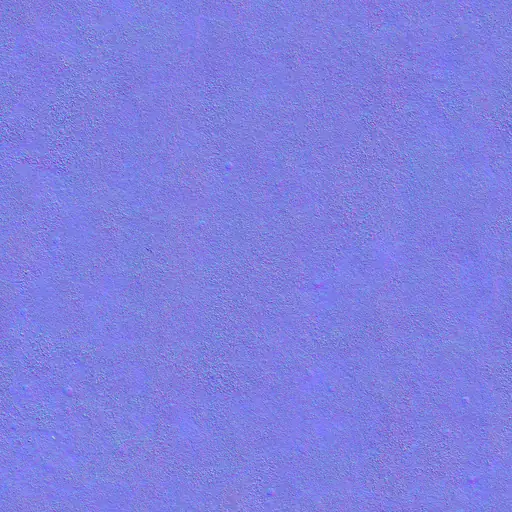
#> input picture .tmp-phase05d/nor_512_q70.webp, 512 x 512 px, given in place of grass_ground_nor_gl_2k.png, which was not available; the run also reads 2 pictures not shown here
$ python metrics.py
#> lines starting #> are read from the running program, lines starting #| are printed output that depends on the picture; long printed decimals are rounded; pictures that were not available may be replaced by others from this repository, and a replacement may not be noted
import sys, json
import numpy as np
from PIL import Image

def load(p):
    return np.asarray(Image.open(p).convert('RGB')).astype(np.float32)

def ang(a, b):
    va = a / 255.0 * 2.0 - 1.0
    vb = b / 255.0 * 2.0 - 1.0
    na = np.linalg.norm(va, axis=-1, keepdims=True)
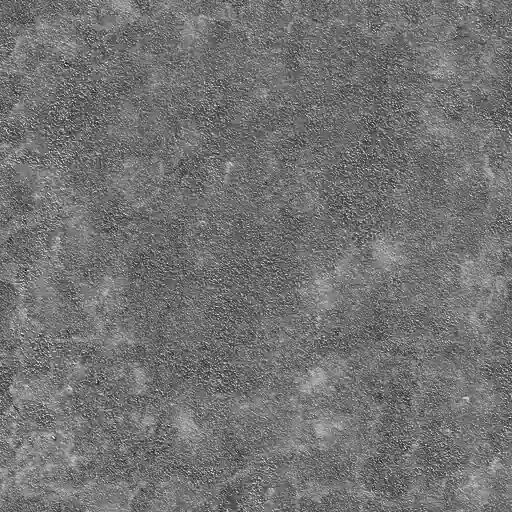
#> na: shape (512, 512, 1) float32; min 0.422, max 1.2, mean 0.773; drawn with min black and max white
    nb = np.linalg.norm(vb, axis=-1, keepdims=True)
    cosang = np.sum(va * vb, axis=-1) / np.maximum(na[..., 0] * nb[..., 0], 1e-9)
    return np.degrees(np.arccos(np.clip(cosang, -1.0, 1.0)))
#> returned value: shape (512, 512) float32

def stats(name, ref, cand):
    d = np.abs(ref - cand)
    a = ang(ref, cand)
    print(json.dumps({ 'pair': name,
        'maxAbs': round(float(d.max()), 3), 'meanAbs': round(float(d.mean()), 4),
        'p99Abs': round(float(np.quantile(d, 0.99)), 3),
        'maxAngDeg': round(float(a.max()), 4), 'meanAngDeg': round(float(a.mean()), 5),
        'p99AngDeg': round(float(np.quantile(a, 0.99)), 4),
        'fracAngGt1deg': round(float((a > 1.0).mean()), 6) }))
#| {"pair": "N1-lossless2048-vs-orig2048", "maxAbs": 40.0, "meanAbs": 5.0944, "p99Abs": 18.0, "maxAngDeg": 35.6685, "meanAngDeg": 4.565, "p99AngDeg": 14.9733, "fracAngGt1deg": 0.9459}

orig = load('public/aquarium/terrain/grass_ground/grass_ground_nor_gl_2k.png')
n1 = load('.tmp-phase05d/nor_2048_lossless.webp')
stats('N1-lossless2048-vs-orig2048', orig, n1)
ref512 = np.asarray(Image.open('public/aquarium/terrain/grass_ground/grass_ground_nor_gl_2k.png').convert('RGB').resize((512, 512), Image.BILINEAR)).astype(np.float32)
n2 = load('.tmp-phase05d/nor_512_lossless.webp')
stats('N2-lossless512-vs-PILbilinear512', ref512, n2)
#> call 2 of stats, with name = 'N2-lossless512-vs-PILbilinear512'
#> in stats (call 2), `d = np.abs(ref - cand)`:
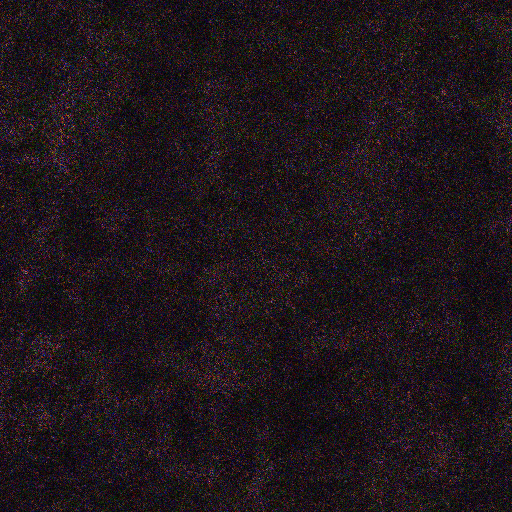
#> d: shape (512, 512, 3) float32; mean R, G, B 10.4, 7.2, 8.8; drawn with min black and max white
#> in ang (call 2), `vb = b / 255.0 * 2.0 - 1.0`:
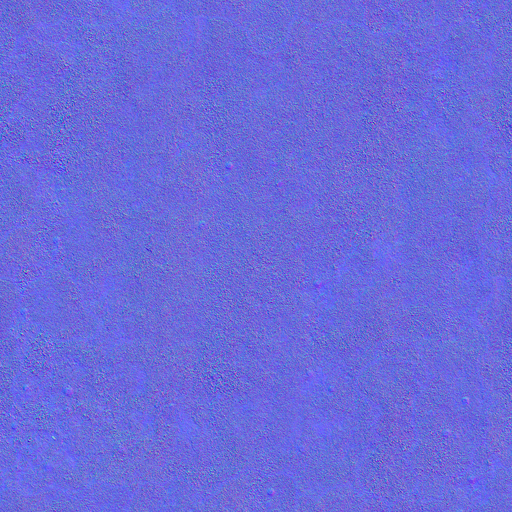
#> vb: shape (512, 512, 3) float32; mean R, G, B -0.000403, 5.39e-05, 0.762; drawn with min black and max white
#> in ang (call 2), `cosang = np.sum(va * vb, axis=-1) / np.maximum(na[..., 0] * nb[..., 0]..`:
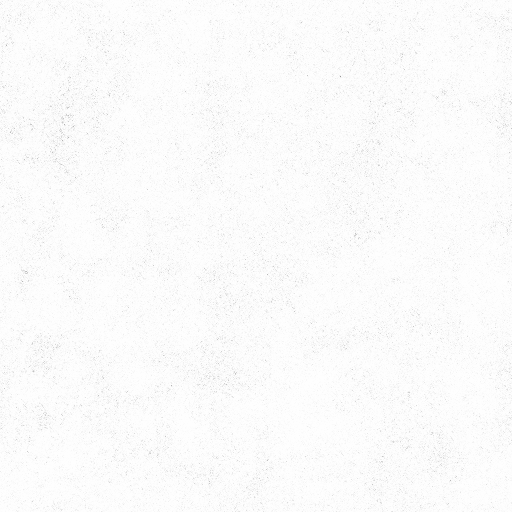
#> cosang: shape (512, 512) float32; min 0.598, max 1, mean 0.986
#| {"pair": "N2-lossless512-vs-PILbilinear512", "maxAbs": 84.0, "meanAbs": 8.8003, "p99Abs": 32.0, "maxAngDeg": 53.2388, "meanAngDeg": 8.152, "p99AngDeg": 24.1029, "fracAngGt1deg": 0.9849}
for q in (90, 80, 70):
    p = f'.tmp-phase05d/nor_512_q{q}.webp'
    Image.open('public/aquarium/terrain/grass_ground/grass_ground_nor_gl_2k.png').convert('RGB').resize((512, 512), Image.LANCZOS).save(p, 'WEBP', quality=q, method=6)
    stats(f'N3-lossy512-q{q}-vs-PILbilinear512', ref512, load(p))
#> call 3 of stats, with name = 'N3-lossy512-q90-vs-PILbilinear512'
#> in stats (call 3), `d = np.abs(ref - cand)`:
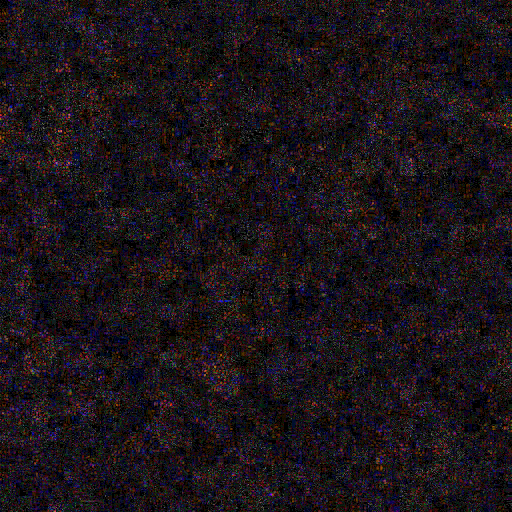
#> d: shape (512, 512, 3) float32; mean R, G, B 1.75, 1.3, 1.6; drawn with min black and max white
#> in ang (call 3), `nb = np.linalg.norm(vb, axis=-1, keepdims=True)`:
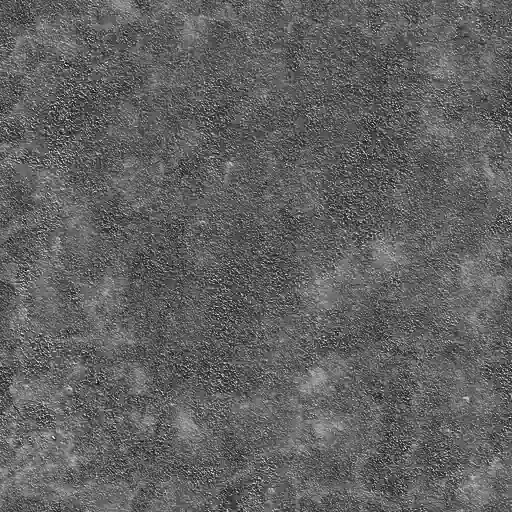
#> nb: shape (512, 512, 1) float32; min 0.505, max 1.2, mean 0.774; drawn with min black and max white
#> in ang (call 3), `return np.degrees(np.arccos(np.clip(cosang, -1.0, 1.0)))`:
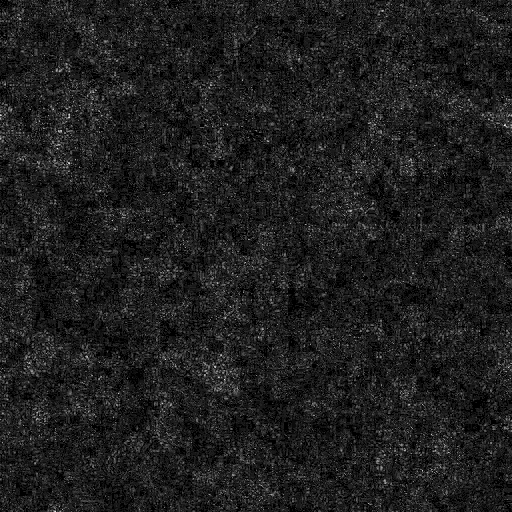
#> returned value: shape (512, 512) float32; min 0, max 11.8, mean 1.43; drawn with min black and max white
#| {"pair": "N3-lossy512-q90-vs-PILbilinear512", "maxAbs": 16.0, "meanAbs": 1.5494, "p99Abs": 6.0, "maxAngDeg": 11.7974, "meanAngDeg": 1.430, "p99AngDeg": 4.8075, "fracAngGt1deg": 0.6437}
print('sizes:', {f: __import__('os').path.getsize('.tmp-phase05d/' + f) for f in ['nor_2048_lossless.webp', 'nor_512_lossless.webp', 'nor_512_q90.webp', 'nor_512_q80.webp', 'nor_512_q70.webp']})
